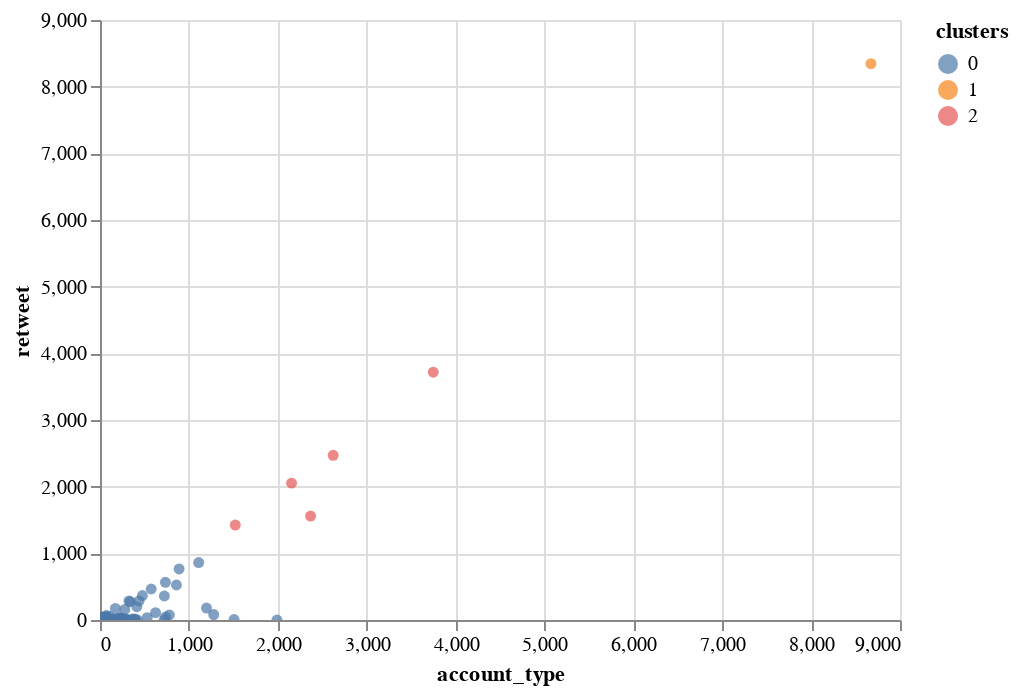

Notebook code cell kept with this figure:
### Code cell
alt.Chart(df_5).mark_circle().encode(x='account_type', y='retweet', color='clusters:N', tooltip=['author', 'clusters']).interactive()

### Figure 1 — Vega-Lite specification as saved in the notebook (floating-point values rounded to 4 significant figures; data arrays with more than 128 entries replaced by an {"elided": "..."} marker saying what was removed)
{"config": {"view": {"continuousWidth": 400, "continuousHeight": 300}}, "data": {"name": "data-485078b018c6083e994f367a06c653d4"}, "mark": "circle", "encoding": {"color": {"type": "nominal", "field": "clusters"}, "tooltip": [{"type": "nominal", "field": "author"}, {"type": "quantitative", "field": "clusters"}], "x": {"type": "quantitative", "field": "account_type"}, "y": {"type": "quantitative", "field": "retweet"}}, "selection": {"selector004": {"type": "interval", "bind": "scales", "encodings": ["x", "y"]}}, "$schema": "https://vega.github.io/schema/vega-lite/v4.8.1.json", "datasets": {"data-485078b018c6083e994f367a06c653d4": {"elided": "168 records"}}}
